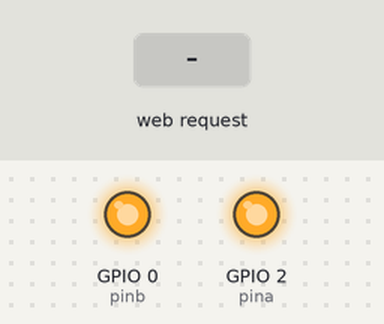
Bench run of a sketch on a simulated ESP8266 (NodeMCU). Shown: output pins drawn as LEDs (lit = HIGH). The inputs (shaded band) are chosen by the test bench. WiFi joins after 1.5 s; servers stay silent unless stated; what the sketch prints to the serial monitor is not drawn.

Above: at 2.7 s.
2.8 s: HTTP request GET /offb received
At 3.7 s:
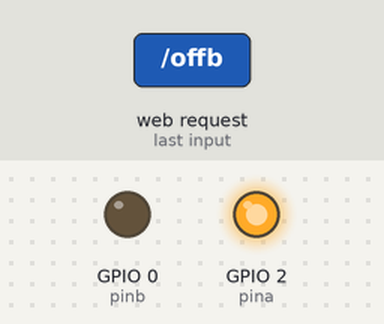
4.3 s: HTTP request GET /offa received
At 4.8 s:
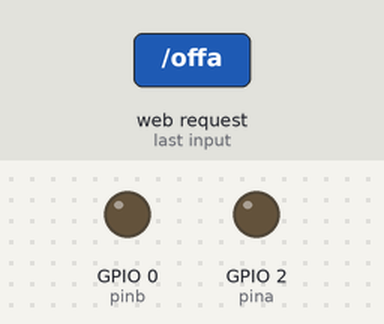
5.8 s: HTTP request GET /onb received
At 7.1 s:
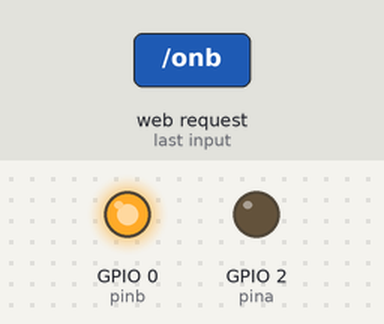
Timing chart, 0 to 8.8 s (numbered marks = the images above; inputs shaded):
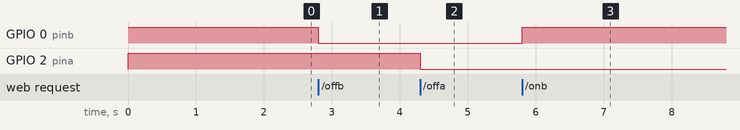

The sketch:

Nono.3.ino
```cpp
////////////////////////////////////////////////////////////////////////////////////////////////////////////
//Arquivo:   Nono.3.ino
//Tipo:      Codigo-fonte para utilizar no NodeMCU atraves da IDE do Arduino
//Autor:     Pedro Otávio Sampaio Torres
//Descricao: Projeto integrador
////////////////////////////////////////////////////////////////////////////////////////////////////////////

#include <ESP8266WiFi.h>

const char* ssid = "ALGAR_Torres2023"; //VARIÁVEL QUE ARMAZENA O NOME DA REDE SEM FIO EM QUE VAI CONECTAR
const char* password = "t0rres!001"; //VARIÁVEL QUE ARMAZENA A SENHA DA REDE SEM FIO EM QUE VAI CONECTAR

//IP do ESP (para voce acessar pelo browser - voce TEM que mudar este IP tambem)
IPAddress ip(192, 168, 10, 50);

IPAddress gateway(192, 168, 10, 114);//IP do roteador da sua rede wifi

//Mascara de rede da sua rede wifi
IPAddress subnet(255, 255, 255, 0);

WiFiServer server(80); //Criando o servidor web na porta 80

const int pinb = 0; //Pino do NodeMCU que estara conectado ao LED
const int pina = 2; //Pino do NodeMCU que estara conectado ao LED

void setup() {
  //Preparando o pino, que esta lidago ao rele
  pinMode(pinb, OUTPUT);
  digitalWrite(pinb, HIGH);
  pinMode(pina, OUTPUT);
  digitalWrite(pina, HIGH);

  Serial.begin(115200); //INICIALIZA A SERIAL
  delay(10); //INTERVALO DE 10 MILISEGUNDOS

  Serial.println(""); //PULA UMA LINHA NA JANELA SERIAL
  Serial.println(""); //PULA UMA LINHA NA JANELA SERIAL
  Serial.print("Conectando a "); //ESCREVE O TEXTO NA SERIAL
  Serial.print(ssid); //ESCREVE O NOME DA REDE NA SERIAL

  //Conectando a rede Wifi
  WiFi.config(ip, gateway, subnet);
  WiFi.begin(ssid, password); //PASSA OS PARÂMETROS PARA A FUNÇÃO QUE VAI FAZER A CONEXÃO COM A REDE SEM FIO

  //Verificando se esta conectado,
  //caso contrario, espera um pouco e verifica de novo imprime um  ponto.
  while (WiFi.status() != WL_CONNECTED) { //ENQUANTO STATUS FOR DIFERENTE DE CONECTADO
    delay(500); //INTERVALO DE 500 MILISEGUNDOS
    Serial.print("."); //ESCREVE O CARACTER NA SERIAL
  }

  Serial.println(""); //PULA UMA LINHA NA JANELA SERIAL
  Serial.print("Conectado a rede sem fio "); //ESCREVE O TEXTO NA SERIAL
  Serial.println(ssid); //ESCREVE O NOME DA REDE NA SERIAL
  server.begin(); //INICIA O SERVIDOR WEB PARA RECEBER DADOS NA PORTA DEFINIDA EM "WiFiServer server(porta);"
  Serial.println("Servidor iniciado"); //ESCREVE O TEXTO NA SERIAL

  Serial.print("IP para se conectar ao NodeMCU: "); //ESCREVE O TEXTO NA SERIAL
  Serial.print("http://192, 168, 10, 50"); //ESCREVE O TEXTO NA SERIAL
  //Serial.println(WiFi.localIP()); //ESCREVE NA SERIAL O IP RECEBIDO DENTRO DA REDE SEM FIO (O IP NESSA PRÁTICA É RECEBIDO DE FORMA AUTOMÁTICA)
}


//Funcao que sera executada indefinidamente enquanto o NodeMCU estiver ligado.
void loop() {
  //Verificando se o servidor esta pronto.
  WiFiClient client = server.available(); //VERIFICA SE ALGUM CLIENTE ESTÁ
  if (!client) { //SE NÃO EXISTIR CLIENTE CONECTADO, FAZ
    return; //REEXECUTA O PROCESSO ATÉ QUE ALGUM CLIENTE SE CONECTE AO
  }

  Serial.println("Novo cliente se conectou!"); //ESCREVE O TEXTO NA SERIAL

  //Verificando se o servidor recebeu alguma requisicao
  while (!client.available()) {
    delay(1);
  }

  //Obtendo a requisicao vinda do browser
  String req = client.readStringUntil('\r');

  //Sugestao dada por Enrico Orlando
  if(req == "GET /favicon.ico HTTP/1.1"){
      req = client.readStringUntil('\r');
  }
  Serial.println(req); //ESCREVE A REQUISIÇÃO NA SERIAL
  client.flush(); //AGUARDA ATÉ QUE TODOS OS DADOS DE SAÍDA SEJAM ENVIADOS

  //Iniciando o buffer que ira conter a pagina HTML que sera enviada para o browser.
  String buf = "";

  buf += "HTTP/1.1 200 OK\r\nContent-Type: text/html\r\n\r\n<!DOCTYPE HTML>\r\n<html>\r\n";
  buf += "<head> ";

  buf += "<meta charset='UTF-8'> ";
  buf += "<meta http-equiv='cache-control' content='max-age=0' /> ";
  buf += "<meta http-equiv='cache-control' content='no-cache' /> ";
  buf += "<meta http-equiv='expires' content='0' /> ";
  buf += "<meta http-equiv='expires' content='Tue, 01 Jan 1980 1:00:00 GMT' /> ";
  buf += "<meta http-equiv='pragma' content='no-cache' /> ";

  buf += "<title>Projeto Integrador</title> ";

buf += "<style> ";
  buf += "body{font-family:Open Sans; color:#555555;} ";
  buf += "h1{font-size:24px; font-weight:normal; margin:0.4em 0;} ";
  buf += ".container { width: 100%; margin: 0 auto; } ";
  buf += ".container .row { float: left; clear: both; width: 100%; } ";
  buf += ".container .col { float: left; margin: 0 0 1.2em; padding-right: 1.2em; padding-left: 1.2em; } ";
  buf += ".container .col.four, .container .col.twelve { width: 100%; } ";
  buf += "@media screen and (min-width: 767px) { ";
  buf += ".container{width: 100%; max-width: 1080px; margin: 0 auto;} ";
  buf += ".container .row{width:100%; float:left; clear:both;} ";
  buf += ".container .col{float: left; margin: 0 0 1em; padding-right: .5em; padding-left: .5em;} ";
  buf += ".container .col.four { width: 50%; } ";
  buf += ".container .col.tweleve { width: 100%; } ";
  buf += "} ";
  buf += "* {-moz-box-sizing: border-box; -webkit-box-sizing: border-box; box-sizing: border-box;} ";
  buf += "a{text-decoration:none;} ";
  buf += ".btn {font-size: 18px; white-space:nowrap; width:100%; padding:.8em 1.5em; font-family: Open Sans, Helvetica,Arial,sans-serif; ";
  buf += "line-height:18px; display: inline-block;zoom: 1; color: #fff; text-align: center; position:relative; ";
  buf += "-webkit-transition: border .25s linear, color .25s linear, background-color .25s linear; ";
  buf += "transition: border .25s linear, color .25s linear, background-color .25s linear;} ";
  buf += ".btn.btn-sea{background-color: #08bc9a; border-color: #08bc9a; -webkit-box-shadow: 0 3px 0 #088d74; box-shadow: 0 3px 0 #088d74;} ";
  buf += ".btn.btn-sea:hover{background-color:#01a183;} ";
  buf += ".btn.btn-sea:active{ top: 3px; outline: none; -webkit-box-shadow: none; box-shadow: none;} ";
  buf += "</style> ";

  buf += "</head> ";
  buf += "<body> ";

  buf += "<div class='container'> ";

  buf += "<div class='row'> ";
  buf += "<div class='col twelve'> ";
  buf += "<p align='center'><font size='10'>Controle do Sistema</font></p> ";
  buf += "</div> ";
  buf += "</div> ";

  buf += "<div class='row'> ";

  buf += "<div class='col four'> ";
  buf += "<a href='?f=onb' class='btn btn-sea'>Ligar Bomba</a> ";
  buf += "</div> ";

  buf += "<div class='col four'> ";
  buf += "<a href='?f=offb' class='btn btn-sea'>Desligar Bomba</a> ";
  buf += "</div> ";
  buf += "</div> ";

  buf += "<div class='row'> "; //INCLUI DAQUI

  buf += "<div class='col four'> ";
  buf += "<a href='?f=ona' class='btn btn-sea'>Ligar Aquecedor</a> ";
  buf += "</div> ";

  buf += "<div class='col four'> ";
  buf += "<a href='?f=offa' class='btn btn-sea'>Desligar Aquecedor</a> ";
  buf += "</div> ";
  buf += "</div> ";  //ATÉ AQUI

  buf += "<div class='col twelve'> ";
  buf += "<p align='center'><font size='5'>Controlando pelo WIFI</font></p> ";
  buf += "</div> ";
  buf += "</div> ";
  buf += "</body> ";
  buf += "</html> ";

  //Enviando para o browser a 'pagina' criada.
  client.print(buf);
  client.flush();

  //Analisando a requisicao recebida para decidir se liga ou desliga a lampada
  if (req.indexOf("offb") != -1)
  {
    digitalWrite(pinb, LOW);
  }
  else if (req.indexOf("onb") != -1)
  {
    digitalWrite(pinb, HIGH);
  }
  else if (req.indexOf("ona") != -1) // DAQUI
  {
    digitalWrite(pina, HIGH);
  }
  else if (req.indexOf("offa") != -1)
  {
    digitalWrite(pina, LOW);
  } //AQUI

  else
  {
    //Requisicao invalida!
    client.stop();
  }
}
```

Measured:
- after the input at 2.8 s, GPIO 0 (pinb): HIGH → LOW at once
- after the input at 4.3 s, GPIO 2 (pina): HIGH → LOW at once
- after the input at 5.8 s, GPIO 0 (pinb): LOW → HIGH at once
